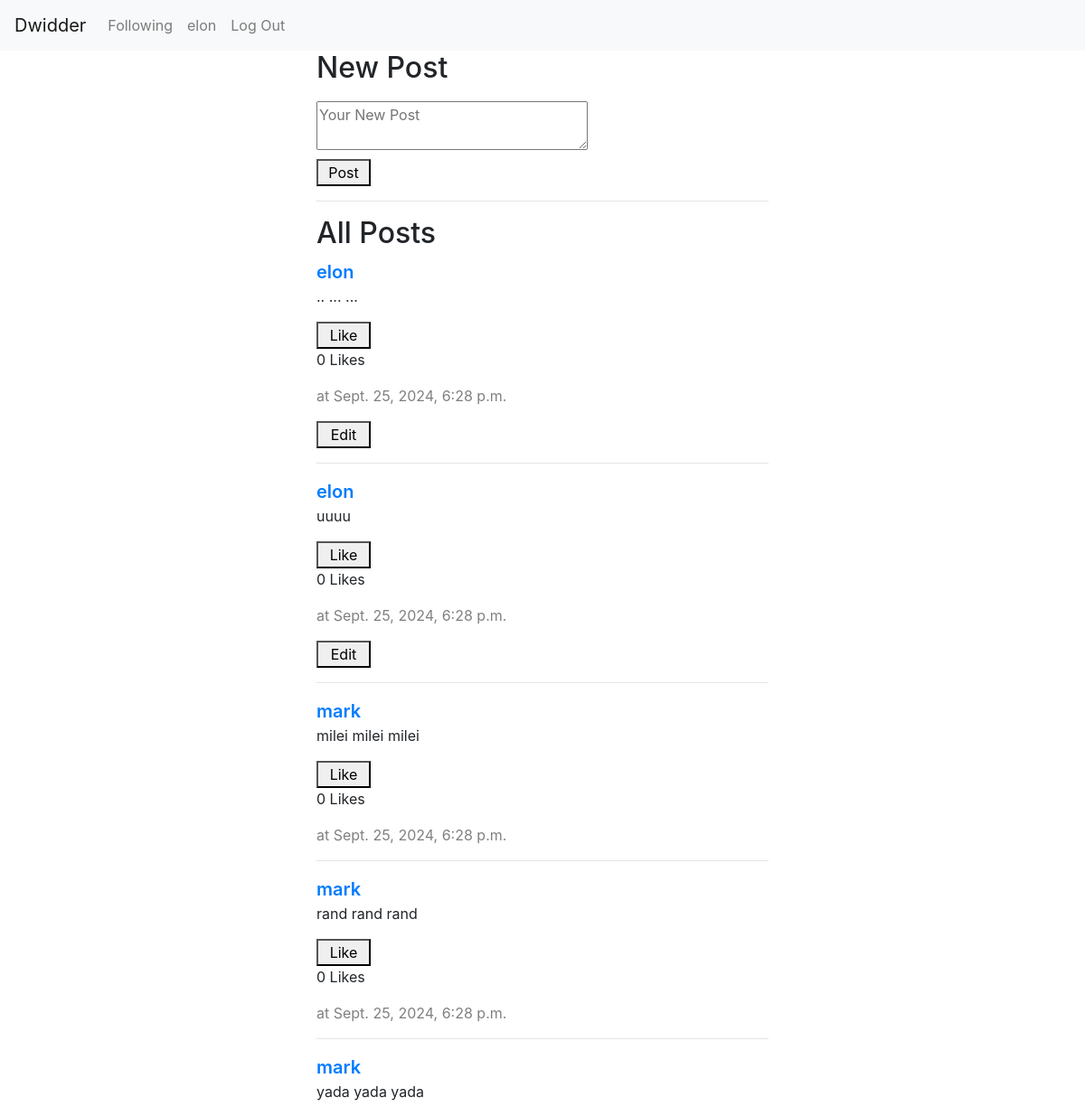
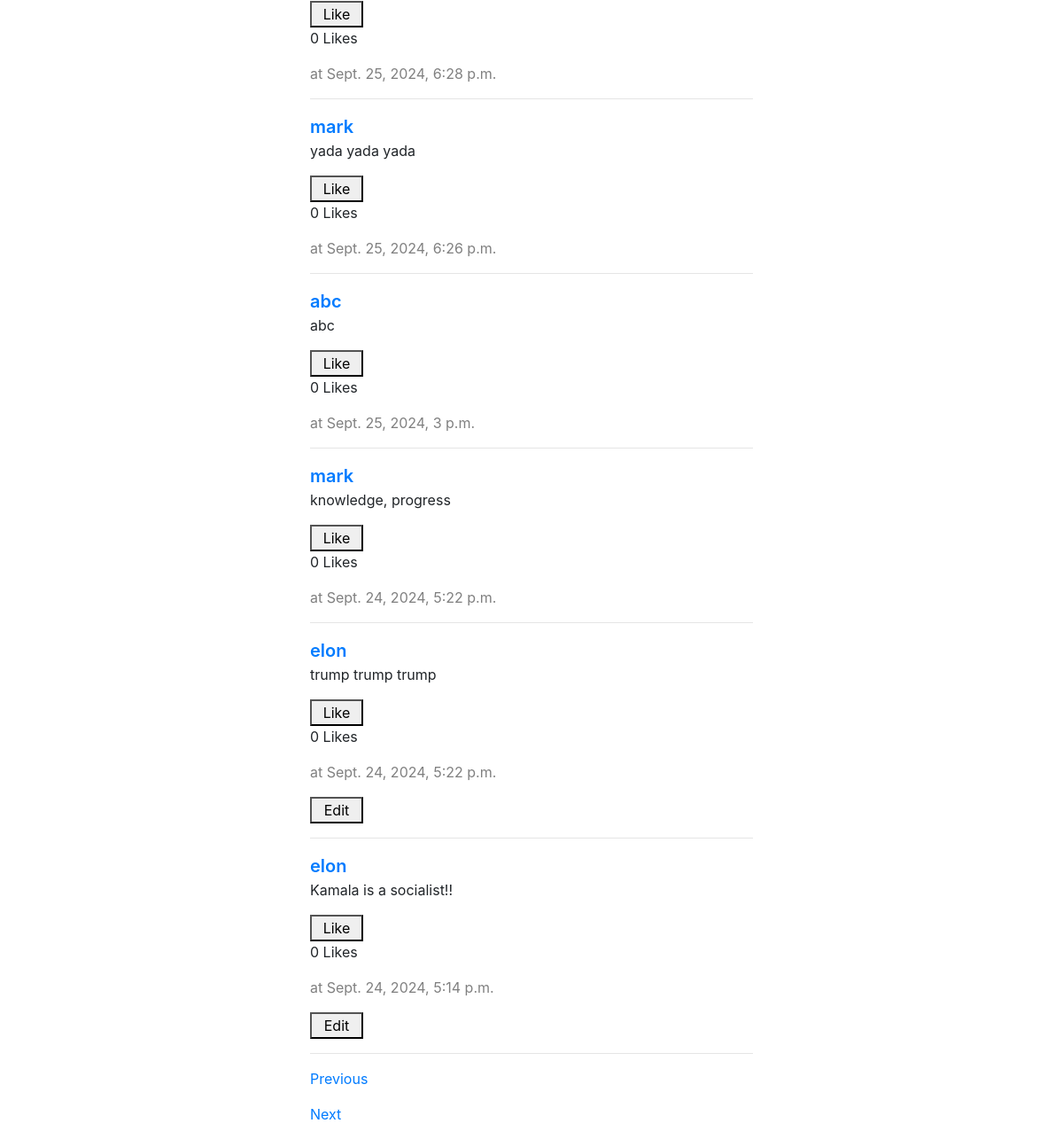
/?page=2 (signed in), run on the app's committed database (2 pictures, top to bottom).
### network/models.py (models this page shows)
class User(AbstractUser):
    following = models.ManyToManyField('self', symmetrical=False,  related_name="followers")

class Post(models.Model):
    time= models.DateTimeField(auto_now_add=True)
    body = models.TextField(max_length=600)
    owner = models.ForeignKey(User, on_delete=models.CASCADE, related_name="posts" )
    likes = models.ManyToManyField(User, related_name='liked_posts', blank=True)

### network/views.py (the view)
# urls.py: path("", views.index, name="index"),
def index(request):
    posts = Post.objects.all().order_by('-time')
    paginator = Paginator(posts, 10)
    page_number = request.GET.get('page') #i don't understand where he finds page from html.
    page_obj = paginator.get_page(page_number)
    return render(request, "network/index.html", {
        "page_obj": page_obj
    })

### network/templates/network/index.html (shortened to what this page needs)
{% extends "network/layout.html" %}
{% block body %}
    <form class="new_post" action = "{% url 'new_post' %}" method="post">
        <h2>New Post</h2>
        <textarea name="body" placeholder="Your New Post"></textarea>
        <button type="submit">Post</button>
    </form>
    <hr>
    <div class="all_posts">
        <h2>All Posts</h2>
        {% for post in page_obj %}
            <div class="post" data-post-id="{{post.id}}">
                <a href="{% url 'profile' post.owner %}" style="font-weight: 600; font-size: 20px;">{{post.owner}}</a>
                <p id="post-body-{{post.id}}">{{post.body}}</p>
                <button class="like-button" data-post-id="{{ post.id }}">
                    {% if request.user in post.likes.all %}
                        Unlike
                    {% else %}
                        Like
                    {% endif %}
                </button>
                <p id="like-count-{{ post.id }}">{{ post.likes.count }} Likes</p>
                <p style="color:gray">at {{post.time}}</p>
                {% if user.is_authenticated %}
                    {% if user == post.owner %}
                        <button class="edit-button">Edit</button>
                    {% endif %}
                {% endif %}
                <hr>
            </div>
        {% endfor %}
        {% if page_obj.has_previous %}
            <p><a href="?page={{ page_obj.previous_page_number }}">Previous</a></p>
        {% endif %}
        {% if page_obj.has_next %}
            <p><a href="?page={{ page_obj.next_page_number }}">Next</a></p>
        {% endif %}
    </div>
{% endblock %}

### network/templates/network/layout.html (shortened to what this page needs)
{% load static %}
<!DOCTYPE html>
<html lang="en">
    <head>
        <link rel="stylesheet" href="https://stackpath.bootstrapcdn.com/bootstrap/4.4.1/css/bootstrap.min.css">
        <link href="{% static 'network/styles.css' %}" rel="stylesheet">
    </head>
    <body>
        <nav class="navbar navbar-expand-lg navbar-light bg-light">
            <a class="navbar-brand" href="{% url 'index' %}">Dwidder</a>
            <div>
              <ul class="navbar-nav mr-auto">
                {% if user.is_authenticated %}
                    <li class="nav-item">
                        <a class="nav-link" href="{% url 'following' %}">Following</a>
                    </li>
                    <li class="nav-item">
                        <a class="nav-link" href="{% url 'profile' user.username %}">{{ user.username }}</a>
                    </li>
                    <li class="nav-item">
                        <a class="nav-link" href="{% url 'logout' %}">Log Out</a>
                    </li>
                {% endif %}
              </ul>
            </div>
          </nav>
        <div class="body">
            <div class="pretty_body">
                {% block body %}
                {% endblock %}
            </div>
        </div>
    </body>
</html>

### network/static/network/styles.css (style rules this page uses)
.new_post { display: flex; flex-direction: column; gap:10px; }
textarea { width: 300px; }
button { width: 60px; }
.body { display: flex; justify-content: center; }
.pretty_body { width: 500px; }

### data on the page
User: username "elon"
Post: owner "elon", body ".. ... ...", shows "Like", likes.count "0", time "Sept. 25, 2024, 6:28 p.m."
Post: owner "elon", body "uuuu", shows "Like", likes.count "0", time "Sept. 25, 2024, 6:28 p.m."
Post: owner "mark", body "milei milei milei", shows "Like", likes.count "0", time "Sept. 25, 2024, 6:28 p.m."
Post: owner "mark", body "rand rand rand", shows "Like", likes.count "0", time "Sept. 25, 2024, 6:28 p.m."
Post: owner "mark", body "yada yada yada", shows "Like", likes.count "0", time "Sept. 25, 2024, 6:28 p.m."
Post: owner "mark", body "yada yada yada", shows "Like", likes.count "0", time "Sept. 25, 2024, 6:26 p.m."
Post: owner "abc", body "abc", shows "Like", likes.count "0", time "Sept. 25, 2024, 3 p.m."
Post: owner "mark", body "knowledge, progress", shows "Like", likes.count "0", time "Sept. 24, 2024, 5:22 p.m."
Post: owner "elon", body "trump trump trump", shows "Like", likes.count "0", time "Sept. 24, 2024, 5:22 p.m."
Post: owner "elon", body "Kamala is a socialist!!", shows "Like", likes.count "0", time "Sept. 24, 2024, 5:14 p.m."
